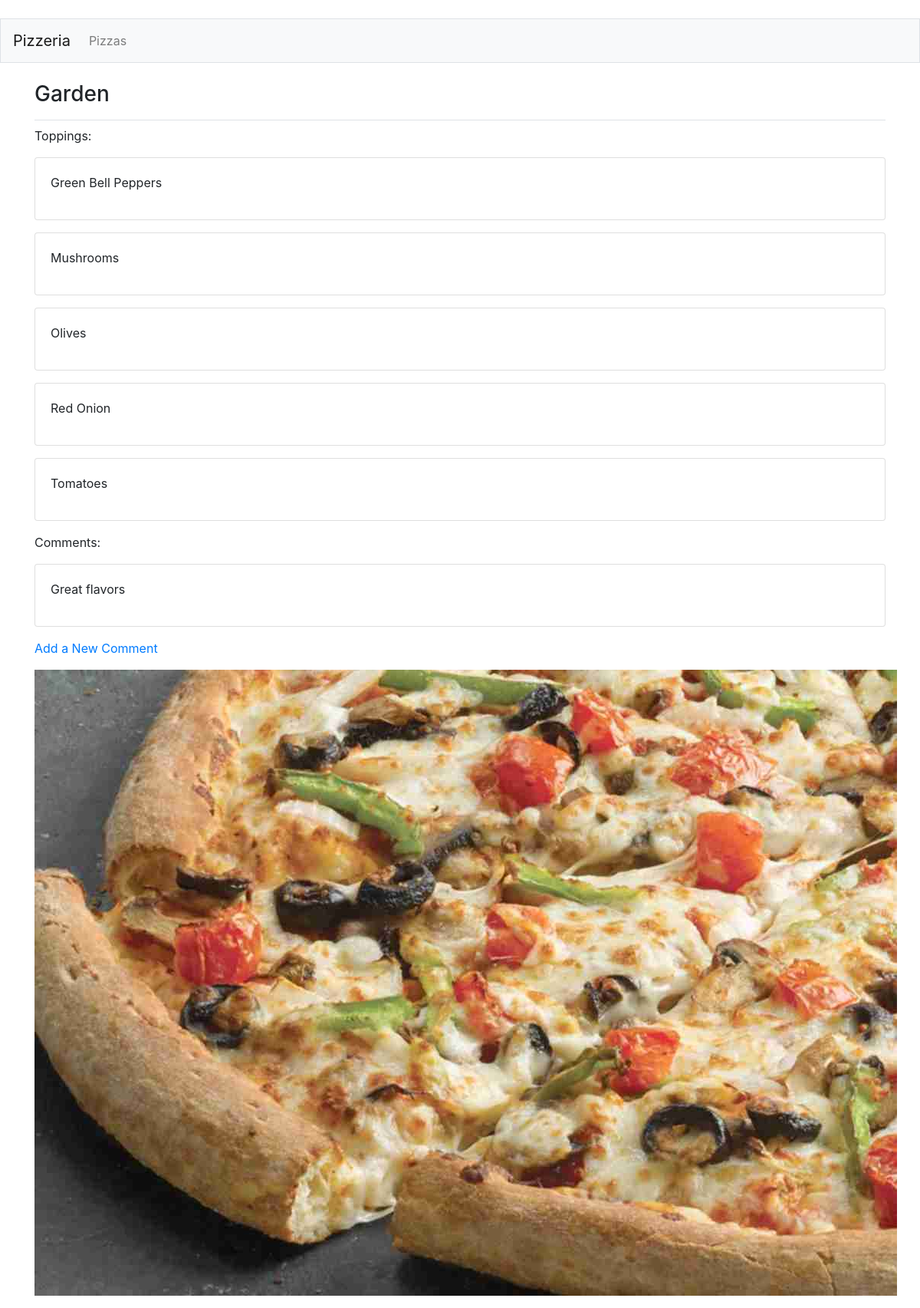
Screenshot of /pizzas/2/ with the database file from the repository.
### pizzas/models.py (models this page shows, shortened)
class Pizza(models.Model):
    name = models.CharField(max_length=200)
    def __str__(self):
        return self.name

class Topping(models.Model):
    pizza = models.ForeignKey(Pizza, on_delete=models.CASCADE)
    name = models.TextField()
    class Meta:
        verbose_name_plural = 'toppings'

class Comment(models.Model):
    pizza = models.ForeignKey(Pizza, on_delete=models.CASCADE)
    name = models.TextField()
    class Meta:
        verbose_name_plural = 'comments'

### pizzas/views.py (the view)
# urls.py: path('pizzas/<int:pizza_id>/',views.pizza,name = 'pizza'),
def pizza(request, pizza_id):
    pizza = Pizza.objects.get(id=pizza_id)
    toppings = pizza.topping_set.order_by('name')
    comments = pizza.comment_set.order_by('name')
    context = {'pizza':pizza, 'toppings':toppings, 'comments':comments}
    return render(request,'pizzas/pizza.html',context)

### pizzas/templates/pizzas/pizza.html (shortened to what this page needs)
{%extends "pizzas/base.html"%}
{%block page_header %}
<h3>{{pizza}}</h3>
{% endblock page_header %}
{% block content %}
    <p>Toppings:</p>
    {% for topping in toppings %}
    <div class="card mb-3">
        <div class="card-body">
            {{ topping.name|linebreaks }}
        </div>
    </div>
    {% empty %}
    <p>There are no toppings for this pizza yet.</p>
    {% endfor %}
    <p>Comments:</p>
    {% for comment in comments %}
    <div class="card mb-3">
        <div class="card-body">
            {{ comment.name|linebreaks }}
        </div>
    </div>
    {% empty %}
    <p>There are no comments for pizza topic yet.</p>
    {% endfor %}
    <p>
        <a href="{% url 'pizzas:new_comment' pizza.id %}">Add a New Comment</a>
    </p>
    {% if pizza.name == 'Supreme' %}
        {% load static %}<img src="{% static "media/supreme.jpg" %}" alt ="pizza"/>
    {% elif pizza.name == 'Hawaiian' %}
        {% load static %}<img src="{% static "media/hawaiian.jpg" %}" alt ="pizza"/>
    {% elif pizza.name == 'Meat Lovers' %}
        {% load static %}<img src="{% static "media/meats.jpg" %}" alt ="pizza"/>
    {% elif pizza.name == 'Garden' %}
    <p>
        {% load static %}<img src="{% static "media/garden.jpg" %}" alt ="pizza"/>
    </p>
    {% endif %}
{% endblock content %}

### rows the page displays
Pizza: name "Garden"
Topping: name "Green Bell Peppers"
Topping: name "Mushrooms"
Topping: name "Olives"
Topping: name "Red Onion"
Topping: name "Tomatoes"
Comment: name "Great flavors"
